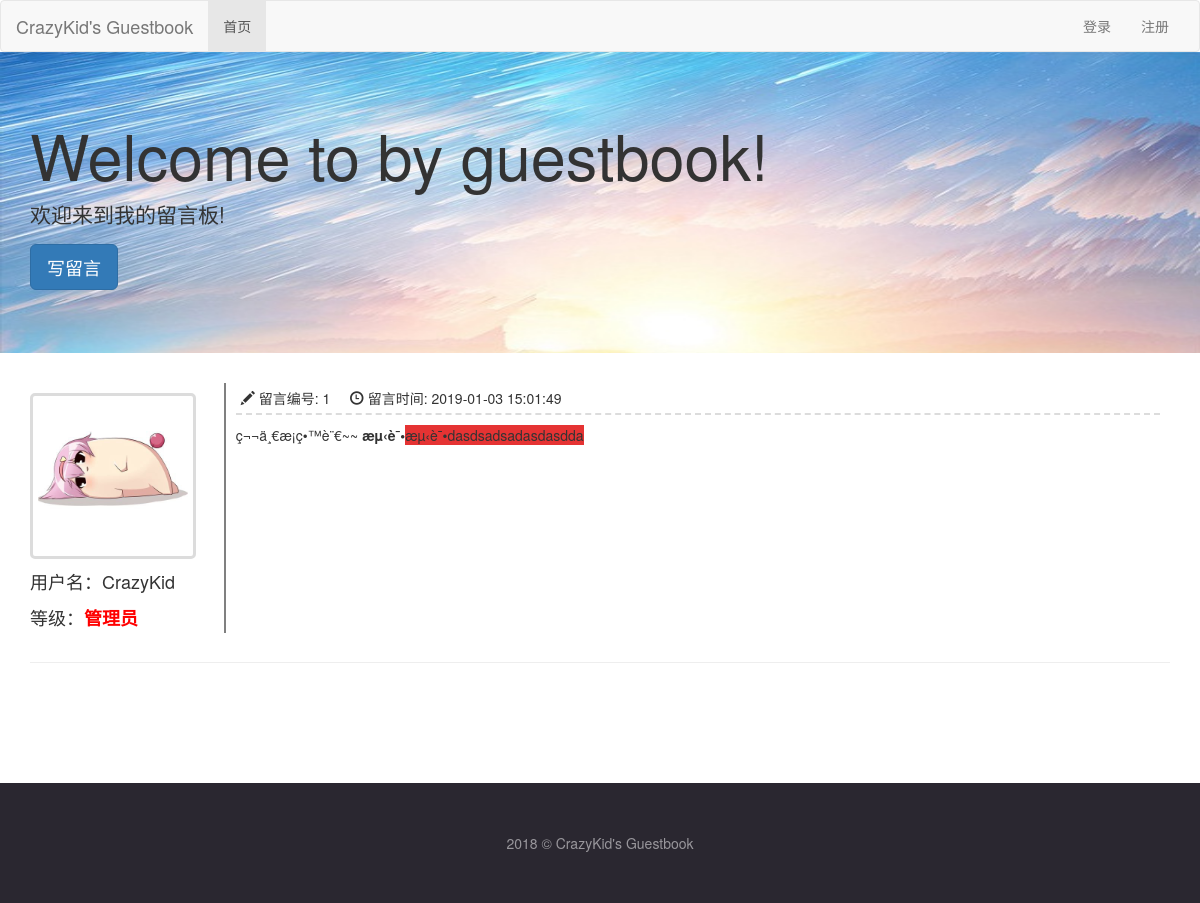
The page / on the database its author committed.
### tables this page shows
CREATE TABLE `comments` (
  `id` int(11) NOT NULL AUTO_INCREMENT COMMENT '文章编号',
  `owner` int(11) NOT NULL COMMENT '发布者',
  `date` timestamp NOT NULL DEFAULT CURRENT_TIMESTAMP ON UPDATE CURRENT_TIMESTAMP COMMENT '发布日期',
  `text` text COMMENT '内容',
  PRIMARY KEY (`id`)
);

CREATE TABLE `user` (
  `id` int(11) NOT NULL AUTO_INCREMENT COMMENT '用户id',
  `username` char(32) NOT NULL COMMENT '用户名',
  `password` char(32) NOT NULL COMMENT '密码',
  `level` int(11) NOT NULL DEFAULT '0' COMMENT '等级',
  `avatar` char(64) DEFAULT NULL COMMENT '头像',
  PRIMARY KEY (`id`)
);

### inc/core.class.php (called while the page is built, shortened)
<?php
class Database {
	private static $_instance;
	private $link;
	private $db_host = 'localhost';
	private $db_port = 3306;
	private $db_user = 'root';
	private $db_pwd = '123456';
	private $db_dbname = 'php_homework';
    private function _connect() {
    	$PHP = substr(PHP_VERSION, 0, 1);
    	if ($PHP < 7){
        	$this->link = mysql_connect($this->db_host.":".$this->db_port, $this->db_user, $this->db_pwd);
        	mysql_query("set names 'UTF-8'");
    	}
      	else{
      		$this->link = mysqli_connect($this->db_host.":".$this->db_port, $this->db_user, $this->db_pwd, $this->db_dbname);
			mysqli_query($this->link, "set names 'UTF-8'");
      	}
    }
    public static function getInstance(){
       if (!self::$_instance instanceof self)
			self::$_instance = new self();
		return self::$_instance;
    }
	public function Query($sql, $fetchfirst=false)
	{
		$PHP = substr(PHP_VERSION, 0, 1);
		$resultset = array();
    	if ($PHP < 7){
			$result = mysql_query($sql) or $this->err($sql);
			if (!($result instanceof mysql_result))
				return $result;
			while($row = mysql_fetch_array($result)) {
				if ($fetchfirst) return $row;
				array_push($resultset, $row);
			}
		} else {
			$result = mysqli_query($this->link, $sql) or $this->err($sql);
			while($row = mysqli_fetch_array($result)) {
				if ($fetchfirst) return $row;
				array_push($resultset, $row);
			}
		}
		return $resultset;
	}
	public function Select($toSelect, $alias, $tablename, $condition, $fetchfirst=false)
	{
		if (is_array($toSelect))
			$toSelect2 = join(",", $toSelect);
		else
			$toSelect2 = $toSelect;
		$sql = "SELECT ".$toSelect2." FROM ".$tablename;
		if ($condition)
			$sql .= " WHERE ".$condition;
		$result = $this->Query($sql, $fetchfirst);
		return $result;
	}
}
class User {
	private $username;
	private $level;
	private $avatar;
	public function __construct($userid) {
        $db = Database::getInstance();
        $Result = $db->Select("*", null, "user", "id='$userid'", true);
        $this->username = $Result['username'];
        $this->level = $Result['level'];
        $this->avatar = $Result['avatar'];
    }
    public function getUsername() {
    	return $this->username;
    }
    public function getLevel() {
    	return $this->level;
    }
    public function getAvatar() {
    	return $this->avatar;
    }
}
?>

### index.php (the view, shortened to what this page needs)
<?php
  require_once("./inc/core.class.php");
  if (isset($_SESSION['userid'])) {
    $isLogin = true;
    $user = new User($_SESSION['userid']);
  } else {
    $isLogin = false;
  }
  $db = Database::getInstance();
  $comments = $db->Select("*", NULL, "comments", NULL, false);
?>
<!DOCTYPE html>
<html lang="zh-CN">
  <head>
    <link href="css/bootstrap.min.css" rel="stylesheet">
    <link href="css/index.css" rel="stylesheet">
  </head>
  <body>
    <nav class="navbar navbar-default" style="margin-bottom: 0px;">
      <div class="container-fluid">
        <div class="navbar-header">
          <a class="navbar-brand" href="#">CrazyKid's Guestbook</a>
        </div>
        <div class="collapse navbar-collapse" id="bs-example-navbar-collapse-1">
          <ul class="nav navbar-nav">
            <li class="active"><a href="#">首页 <span class="sr-only">(current)</span></a></li>
          </ul>
          <ul class="nav navbar-nav navbar-right">
		  <?php if (!$isLogin) { ?>
            <li><a href="login.php">登录</a></li>
            <li><a href="register.php">注册</a></li>
      <?php } else {    ?>
            <li><a href="#">欢迎您, <?php echo $user->getUsername(); ?></a></li>
            <li><a href="admin/index.php">管理中心</a></li>
            <li><a href="logout.php">登出</a></li>
      <?php } ?>
          </ul>
        </div>
      </div>
    </nav>
    <div class="jumbotron" style="background-image: url(img/bg.jpg); background-repeat: no-repeat;background-size:100% 100%;">
      <div class="container">
          <h1>Welcome to by guestbook!</h1>
          <p>欢迎来到我的留言板!</p>
          <p>
            <?php if ($isLogin) { ?>
            <a class="btn btn-primary btn-lg" role="button" data-toggle="modal" data-target="#addComment">写留言</a>
            <?php } else { ?>
            <a class="btn btn-primary btn-lg" role="button" href="login.php">写留言</a>
            <?php } ?>
          </p>
       </div>
    </div>
    <div class="container" >
      <?php for ($i=0; $i<count($comments); $i++) {
          $author = new User($comments[$i]['owner']);
        ?>
      <div class="row">
        <div class="comment-box col-md-3 col-sm-6 col-xs-12">
          <div class="author-box">
            <div id="avatar">
              <img src="./img/avatar/<?php echo $author->getAvatar()."?r=".rand(1,999999); ?>" height="150px" width="150px" />
            </div>
            <div id="info">
              <p>用户名：<?php echo $author->getUsername(); ?></p>
              <p>等级：<?php echo $author->getLevel()>0?'<font color="red"><b>管理员</b></font>':'普通成员'; ?></p>
            </div>
          </div>
          <div class="content-box">
            <div id="date">
              <span class="glyphicon glyphicon-pencil" aria-hidden="true"></span> 留言编号: <?php echo $comments[$i]['id']; ?>
              <span class="glyphicon glyphicon-time" aria-hidden="true"></span> 留言时间: <?php echo $comments[$i]['date']; ?>
            </div>
            <div id="content">
              <?php echo $comments[$i]['text']; ?>
            </div>
          </div>
        </div>
      </div>
      <hr />
      <?php } ?>
    </div>
    <footer class="footer">
       <div class="container">
          2018 &copy; CrazyKid's Guestbook
       </div>
    </footer>
  </body>
</html>

### css/index.css (style rules this page uses)
.footer { padding-top: 50px; padding-bottom: 50px; margin-top: 100px; color: #99979c; text-align: center; background-color: #2a2730; }
.comment-box { width: 100%; height: auto; }
.author-box { float: left; width: auto; height: auto; margin-top:10px; }
.author-box #avatar { clear: both; padding: 5px 5px; margin-bottom: 10px; border-style: solid; border-radius: 5px; border-color: #DCDCDC }
.author-box #info { font-size: 18px; }
.content-box { float: right; width: 83%; height: auto; min-height: 250px; padding: 0px 10px 0px 10px; border-left: 2px solid grey; }
.content-box #date { border-bottom: 2px dashed #DCDCDC; padding: 5px 5px; }
.content-box #content { padding-top: 10px; }

### rows shown on the page
comments: user.avatar (picture), user.username "CrazyKid", id "1", date "2019-01-03 15:01:49", text "ç¬¬ä¸€æ¡ç•™è¨€~~ æµ‹è¯• æµ‹è¯•dasdsadsadasdasdda"
